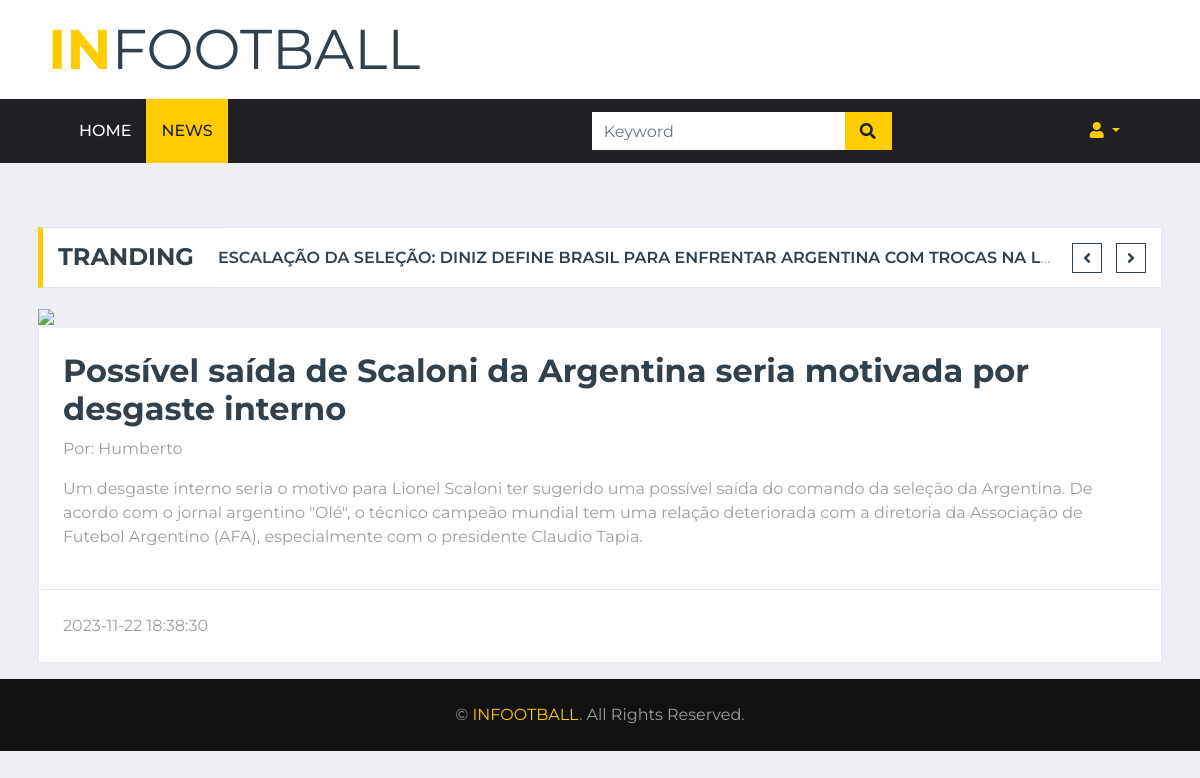
Page /INFO/single.php?id=8 on the committed database.
### tables this page shows
CREATE TABLE `noticias` (
  `id` int(11) NOT NULL,
  `autor` varchar(255) NOT NULL,
  `descricao` varchar(255) NOT NULL,
  `titulo` varchar(255) NOT NULL,
  `categoria` varchar(255) NOT NULL,
  `texto` text NOT NULL,
  `imagem` varchar(255) DEFAULT NULL,
  `data_publicacao` timestamp NOT NULL DEFAULT current_timestamp()
);

### INFO/PHP/get_noticias.php (called while the page is built, shortened)
<?php
function obterDetalhesNoticia($conn, $id) {
    $sql = "SELECT * FROM noticias WHERE id = $id";
    $result = $conn->query($sql);
    return ($result->num_rows > 0) ? $result->fetch_assoc() : null;
}
?>

### INFO/single.php (the view, shortened to what this page needs)
<!DOCTYPE html>
<html lang="en">
<head>
    <link href="https://cdnjs.cloudflare.com/ajax/libs/font-awesome/5.15.0/css/all.min.css" rel="stylesheet">
    <link href="lib/owlcarousel/assets/owl.carousel.min.css" rel="stylesheet">
    <link href="css/style.css" rel="stylesheet">
</head>
<body>
    <?php include './PHP/db.php'; ?>
    <?php include './PHP/get_noticias.php'; ?>
    <div class="row align-items-center bg-white py-3 px-lg-5">
        <div class="col-lg-4">
            <a href="index.html" class="navbar-brand p-0 d-none d-lg-block">
                <h1 class="m-0 display-4 text-uppercase text-primary">IN<span class="text-secondary font-weight-normal">FOOTBALL</span></h1>
            </a>
        </div>
    </div>
    <div class="container-fluid p-0">
        <nav class="navbar navbar-expand-lg bg-dark navbar-dark py-2 py-lg-0 px-lg-5">
            <div class="collapse navbar-collapse justify-content-between px-0 px-lg-3" id="navbarCollapse">
                <div class="navbar-nav mr-auto py-0">
                    <a href="index.php" class="nav-item nav-link">Home</a>
                    <a href="single.php" class="nav-item nav-link active">News</a>
                </div>
                <div class="input-group ml-auto d-none d-lg-flex" style="width: 100%; max-width: 300px;">
                    <input type="text" class="form-control border-0" placeholder="Keyword">
                    <div class="input-group-append">
                        <button class="input-group-text bg-primary text-dark border-0 px-3"><i class="fa fa-search"></i></button>
                    </div>
                </div>
                <div class="nav-item dropdown ml-auto">
                    <a href="#" class="nav-link dropdown-toggle" data-toggle="dropdown">
                        <i class="fa fa-user"></i>
                    </a>
                </div>
            </div>
        </nav>
    </div>
    <div class="container-fluid mt-5 mb-3 pt-3">
        <div class="container">
            <div class="row align-items-center">
                <div class="col-12">
                    <div class="d-flex justify-content-between">
                        <div class="section-title border-right-0 mb-0" style="width: 180px;">
                            <h4 class="m-0 text-uppercase font-weight-bold">Tranding</h4>
                        </div>
                        <div class="owl-carousel tranding-carousel position-relative d-inline-flex align-items-center bg-white border border-left-0" style="width: calc(100% - 180px); padding-right: 100px;">
                            <div class="text-truncate"><a class="text-secondary text-uppercase font-weight-semi-bold" href="">Escalação da Seleção: Diniz define Brasil para enfrentar Argentina com trocas na lateral e no ataque</a></div>
                        </div>
                    </div>
                </div>
            </div>
        </div>
    </div>
<div class="container-fluid">
    <div class="container">
        <div class="row">
            <div class="col-lg-12">
                <div class="position-relative mb-3">
                    <img class="img-fluid w-100" src="caminho/para/as/imagens/<?php echo $noticia['imagem']; ?>" style="object-fit: cover;">
                    <div class="bg-white border border-top-0 p-4" id="noticiaDetails">
                        <?php
                        if (isset($_GET['id'])) {
                            $noticiaId = $_GET['id'];
                            $noticia = obterDetalhesNoticia($conn, $noticiaId);
                            if ($noticia) {
                                echo "<h2>" . $noticia['titulo'] . "</h2>";
                                echo "<p>Por: " . $noticia['autor'] . "</p>";
                                echo "<p>" . $noticia['texto'] . "</p>";
                            } else {
                                echo "<p>Nenhuma notícia encontrada.</p>";
                            }
                        } else {
                            echo "<p>Nenhuma notícia selecionada.</p>";
                        }
                        ?>
                    </div>
                    <div class="d-flex justify-content-between bg-white border border-top-0 p-4">
                        <div class="d-flex align-items-center">
                            <span id="author"><?php echo isset($noticia['data_publicacao']) ? $noticia['data_publicacao'] : ''; ?></span>
                        </div>
                    </div>
                </div>
            </div>
        </div>
    </div>
</div>
    <div class="container-fluid py-4 px-sm-3 px-md-5" style="background: #111111;">
        <p class="m-0 text-center">&copy; <a href="#">INFOOTBALL</a>. All Rights Reserved.
        </p>
    </div>
</body>
</html>

### rows in the picture
noticias: titulo "Possível saída de Scaloni da Argentina seria motivada por desgaste interno", autor "Humberto", texto "Um desgaste interno seria o motivo para Lionel Scaloni ter sugerido uma possível saída do comando da seleção da Argentina. De acordo com o jornal argentino \"Olé\", o técnico campeão mundial tem uma relação deteriorada com a diretoria da Associação de Futebol Argentino (AFA), especialmente com o presidente Claudio Tapia.", data_publicacao "2023-11-22 18:38:30"
